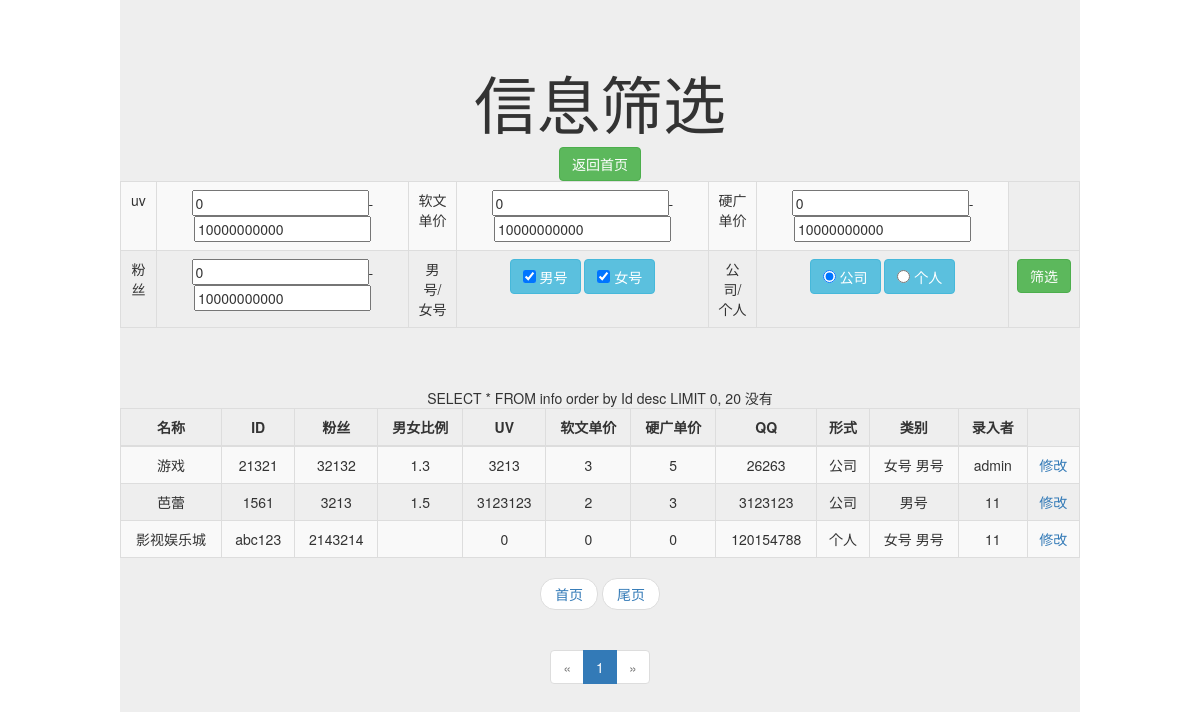
/screening.php (signed in), run on the app's committed database.
### tables this page shows
CREATE TABLE `info` (
  `Id` int(11) NOT NULL AUTO_INCREMENT,
  `name` varchar(255) DEFAULT NULL,
  `name_id` varchar(255) DEFAULT NULL,
  `fans` varchar(255) DEFAULT NULL,
  `sex_f` varchar(255) DEFAULT NULL,
  `uv` int(11) DEFAULT NULL,
  `jg` double DEFAULT NULL,
  `jg1` double DEFAULT NULL,
  `qq` varchar(255) DEFAULT NULL,
  `yg` varchar(255) DEFAULT NULL,
  `xs` varchar(255) DEFAULT NULL,
  `lb` varchar(255) DEFAULT NULL,
  `username` varchar(255) DEFAULT NULL,
  PRIMARY KEY (`Id`)
);

### screening.php (the view, shortened to what this page needs)
<!DOCTYPE html>
<html>
	<head>
		<link rel="stylesheet" href="css/bootstrap.min.css" />
	</head>
	<body style="width: 80%;margin: auto;">
		<div class="jumbotron text-center">
		  <h1 class="text-center">信息筛选</h1>
		  <button type="submit" name="screening" class="btn btn-success" onclick="window.location.href='index.php'" >返回首页</button>
	<br />
  		<form action="" method="post" onsubmit="return isRegSubmit(this)">
			<table class="table table-bordered table-striped">
				<tr>
					<td>uv</td>
					<td>
						<input type="text" name="uv_1" id="uv_1" value="0" onchange="if(/\D/.test(this.value)){alert('只能输入数字');this.value='';}"/>-
						<input type="text" name="uv_2" id="uv_2" value="10000000000" onchange="if(/\D/.test(this.value)){alert('只能输入数字');this.value='';}"/>
					</td>
					<td>软文单价	</td>
					<td>
						<input type="text" name="jg_1" id="jg_1" value="0" onchange="if(/\D/.test(this.value)){alert('只能输入数字');this.value='';}"/>-
						<input type="text" name="jg_2" id="jg_2" value="10000000000" onchange="if(/\D/.test(this.value)){alert('只能输入数字');this.value='';}"/>
					</td>
					<td>硬广单价	</td>
					<td>
						<input type="text" name="jg1_1" id="jg1_1" value="0" onchange="if(/\D/.test(this.value)){alert('只能输入数字');this.value='';}"/>-
						<input type="text" name="jg1_2" id="jg1_2" value="10000000000" onchange="if(/\D/.test(this.value)){alert('只能输入数字');this.value='';}"/>
					</td>
				</tr>
				<tr>
					<td>粉丝</td>
					<td>
						<input type="text" name="fans1" id="fans1" value="0" onchange="if(/\D/.test(this.value)){alert('只能输入数字');this.value='';}"/>-
						<input type="text" name="fans2" id="fans2" value="10000000000" onchange="if(/\D/.test(this.value)){alert('只能输入数字');this.value='';}"/>
					</td>
					<td>男号/女号</td>
					<td>
						<label  class="btn btn-info">
				            <input  type="checkbox" name="lb[]" value="1" checked> 男号
				        </label>
				        <label class="btn btn-info">
				            <input  type="checkbox" name="lb[]" value="0" checked> 女号
				        </label>
					</td>
					<td>公司/个人</td>
					<td>
						<label  class="btn btn-info">
				            <input  type="radio" name="xs" value="0" checked> 公司
				        </label>
				        <label  class="btn btn-info">
				            <input  type="radio" name="xs" value="1"> 个人
				        </label>
					</td>
					<td>
						<button type="submit" name="screening" class="btn btn-success" >筛选</button>
					</td>
				</tr>
			</table>
		</form>
  		<br /><br />
  		<table class="table table-bordered table-striped" >
	<thead>
		<tr >
			<th class="text-center">名称</th>
			<th class="text-center">ID</th>
			<th class="text-center">粉丝</th>
			<th class="text-center">男女比例</th>
			<th class="text-center">UV</th>
			<th class="text-center">软文单价</th>
			<th class="text-center">硬广单价</th>
			<th class="text-center">QQ</th>
			<th class="text-center">形式</th>
			<th class="text-center">类别</th>
			<th class="text-center">录入者</th>
		</tr>
	</thead>
	<tbody >
		<?
			include("conn.php");
	  		$num_rec_per_page=20;
			if (isset($_GET["page"])) { $page  = $_GET["page"]; } else { $page=1; };
			if (isset($_GET["group"])) { $group  = $_GET["group"]; } else { $group=1; };
			$start_from = ($page-1) * $num_rec_per_page;
			if(isset($_POST['screening'])){
				$uv_1=$_POST['uv_1'];
				$uv_2=$_POST['uv_2'];
				$jg_1=$_POST['jg_1'];
				$jg_2=$_POST['jg_2'];
				$jg1_1=$_POST['jg1_1'];
				$jg1_2=$_POST['jg1_2'];
				$fans1=$_POST['fans1'];
				$fans2=$_POST['fans2'];
				if(isset($_POST['xs'])){
					$xs=$_POST['xs'];
				}else $xs='';
				if(isset($_POST['lb'])){
					$lb=$_POST['lb'];
					if(!isset($lb[0]))
						$lb[0]="";
					if(!isset($lb[1]))
						$lb[1]="";
					$lbs=$lb[0].$lb[1];
				}else $lbs='';
				if($uv_1!='' && $jg_1!=''  && $jg1_1!=''  && $fans1!='' && $xs!='' && $lbs!=''){
$sql = "select * from info where (uv BETWEEN '{$uv_1}' AND '{$uv_2}') AND (jg BETWEEN '{$jg_1}' AND '{$jg_2}') AND (jg1 BETWEEN '{$jg1_1}' AND '{$jg1_2}') AND (fans BETWEEN '{$fans1}' AND '{$fans2}') AND (xs='{$xs}') AND (lb='{$lbs}') ";
				echo $sql;
				}else {
					$sql = "SELECT * FROM info  order by Id desc LIMIT $start_from, $num_rec_per_page ";
					echo $sql;
				}
			}else{
				$sql = "SELECT * FROM info  order by Id desc LIMIT $start_from, $num_rec_per_page ";
			}
			$result = mysqli_query($conn,$sql);
			while($row=mysqli_fetch_array($result)){
			?>
  		<tr>
  			<td class="text-center"><? echo $row['name']; ?></td>
  			<td class="text-center"><? echo $row['name_id']; ?></td>
  			<td class="text-center"><? echo $row['fans']; ?></td>
  			<td class="text-center"><? echo $row['sex_f']; ?></td>
  			<td class="text-center"><? echo $row['uv']; ?></td>
  			<td class="text-center"><? echo $row['jg']; ?></td>
  			<td class="text-center"><? echo $row['jg1']; ?></td>
  			<td class="text-center">
  				<?
  					if(isset($_SESSION['name'])){
  						if($_SESSION['name']=="管理员"){
  							echo $row['qq'];
  						}
  						else if($row['username']==$_SESSION['name'])
  							echo $row['qq'];
  					}
  					else echo "******";
  				?>
  			</td>
  			<td class="text-center">
  				<? if($row['xs']==0) echo "公司";else echo "个人"; ?>
  			</td>
  			<td class="text-center">
  					<? if(strpos($row['lb'],'0')!==false) echo " 女号 ";?>
  					<? if(strpos($row['lb'],'1')!==false) echo " 男号 ";?>
  			</td>
  			<td class="text-center"><? echo $row['username']; ?></td>
  			<td class="text-center">
  			<a href="update.php?name_id=<? echo $row['name_id']; ?>">
  				<?
  					if(isset($_SESSION['name'])){
  						if($_SESSION['name']=="管理员"){
	  						echo "修改";
	  					}
	  					else if($row['username']==$_SESSION['name'])
	  						echo "修改";
  					}
  				?>
  			</a>
  				</td>
  		</tr>
  		<?
		  }
		?>
	</table>
<?
$sql = "SELECT * FROM info ";
$rs_result = mysqli_query($conn,$sql);
$total_records = mysqli_num_rows($rs_result);
$total_pages = ceil($total_records / $num_rec_per_page);
$num_rec_per_group=3;
$total_groups=ceil($total_pages / $num_rec_per_group);
?>
<nav >
  <ul class="pager">
    <li><a href="index.php?page=1">首页</a></li>
    <li><a href="index.php?page=<? echo $total_pages;?>&group=<?echo $total_groups; ?>">尾页</a></li>
  </ul>
</nav>
<nav aria-label="Page navigation" style="text-align: center;">
  <ul   class="pagination">
  	<?
  		if($group==1){
  	?>
	  	<li aria-label="Previous" class="disabled">
	        <span aria-hidden="true">&laquo;</span>
	    </li>
  	<?
  		}
  	?>
    <?
    	for ($i=1; $i<=$total_pages; $i++) {
    		if($i<=$group*$num_rec_per_group && ($group-1)*$num_rec_per_group<$i){
    			if($page==$i) {
	    			echo "<li class=\"active\"><a href='index.php?page=".$i."'>".$i."</a></li> ";
	    		}else{
	    			echo "<li><a href='index.php?page=".$i."'>".$i."</a></li> ";
	    		}
    		}
		};
    ?>
    <?
  		if($group==$total_groups){
  	?>
	  	<li aria-label="Next" class="disabled">
        <span aria-hidden="true">&raquo;</span>
    </li>
  	<?
  		}
  	?>
  </ul>
</nav>
		</div>
	</body>
</html>

### data on the page
info: name "游戏", name "21321", fans "32132", sex_f "1.3", uv "3213", jg "3", jg1 "5", qq "26263", xs "公司", lb "女号", username "admin"
info: name "芭蕾", name "1561", fans "3213", sex_f "1.5", uv "3123123", jg "2", jg1 "3", qq "3123123", xs "公司", lb "男号", username "11"
info: name "影视娱乐城", name "abc123", fans "2143214", uv "0", jg "0", jg1 "0", qq "120154788", xs "个人", lb "女号", username "11"
